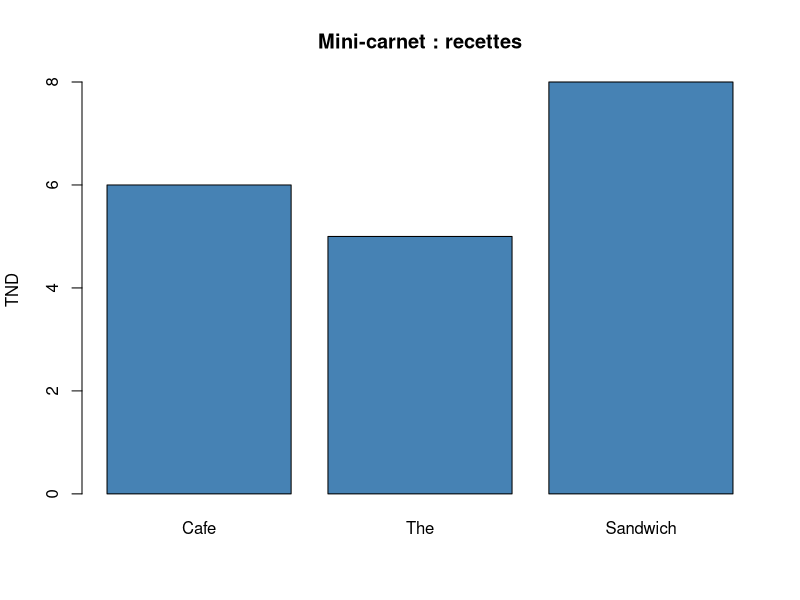

The R script that drew this image:
# Executer depuis la racine du dossier du cours.
# R base uniquement. Monnaie : TND.
# EXEMPLE RESOLU : dessiner les recettes des trois lignes du mini-carnet.
mini <- read.csv("data/orders_mini.csv", stringsAsFactors = FALSE)
mini$chiffre_affaires <- mini$quantite * mini$prix_unitaire
dir.create("outputs", showWarnings = FALSE)
# png ouvre un fichier graphique; dev.off le ferme et finit son enregistrement.
png("outputs/exemple_06_mini.png", width = 900, height = 600)
barplot(mini$chiffre_affaires, names.arg = mini$produit,
        main = "Mini-carnet : recettes", ylab = "TND", col = "steelblue")
dev.off()
# A vous : dessiner les bilans de la semaine, puis dessiner la marge.
